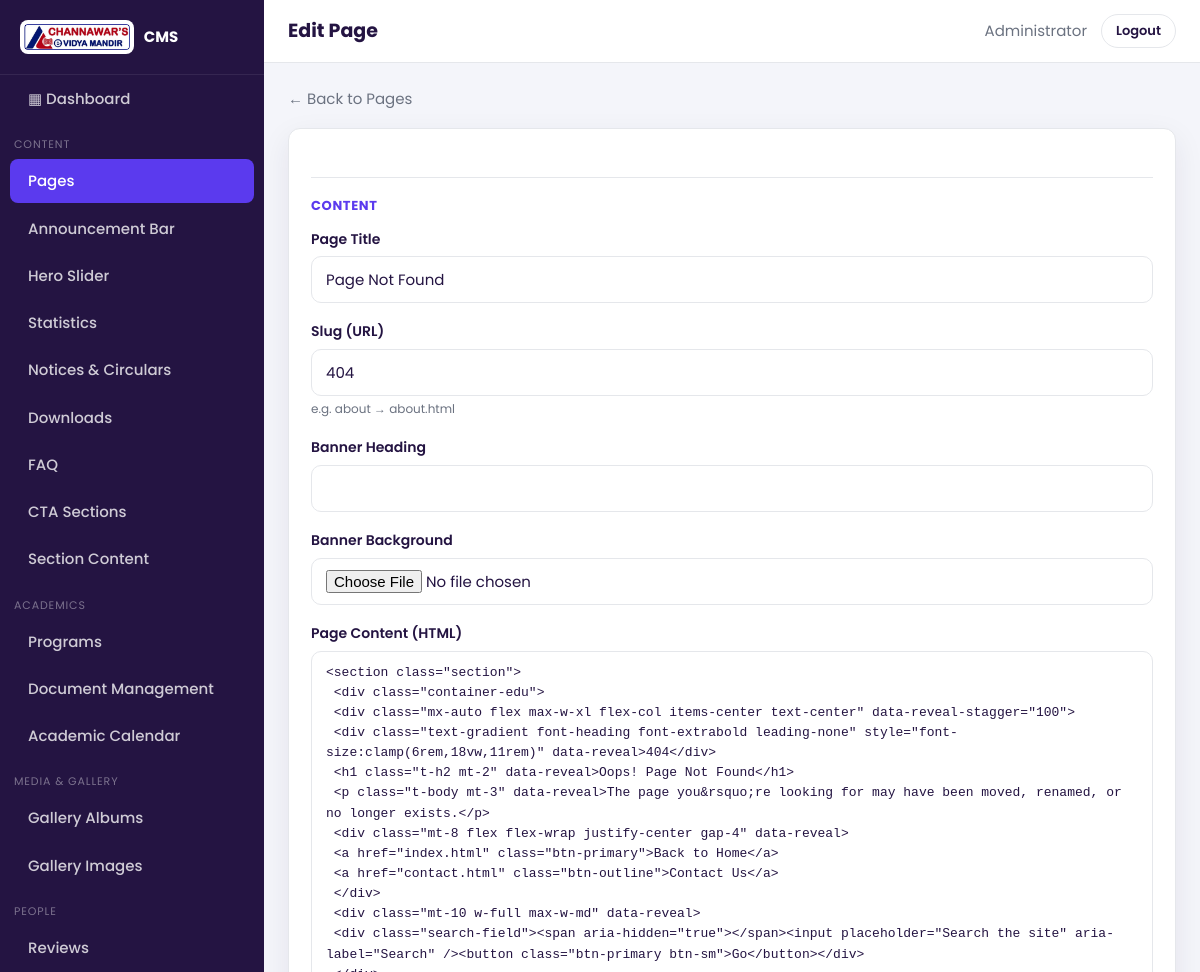
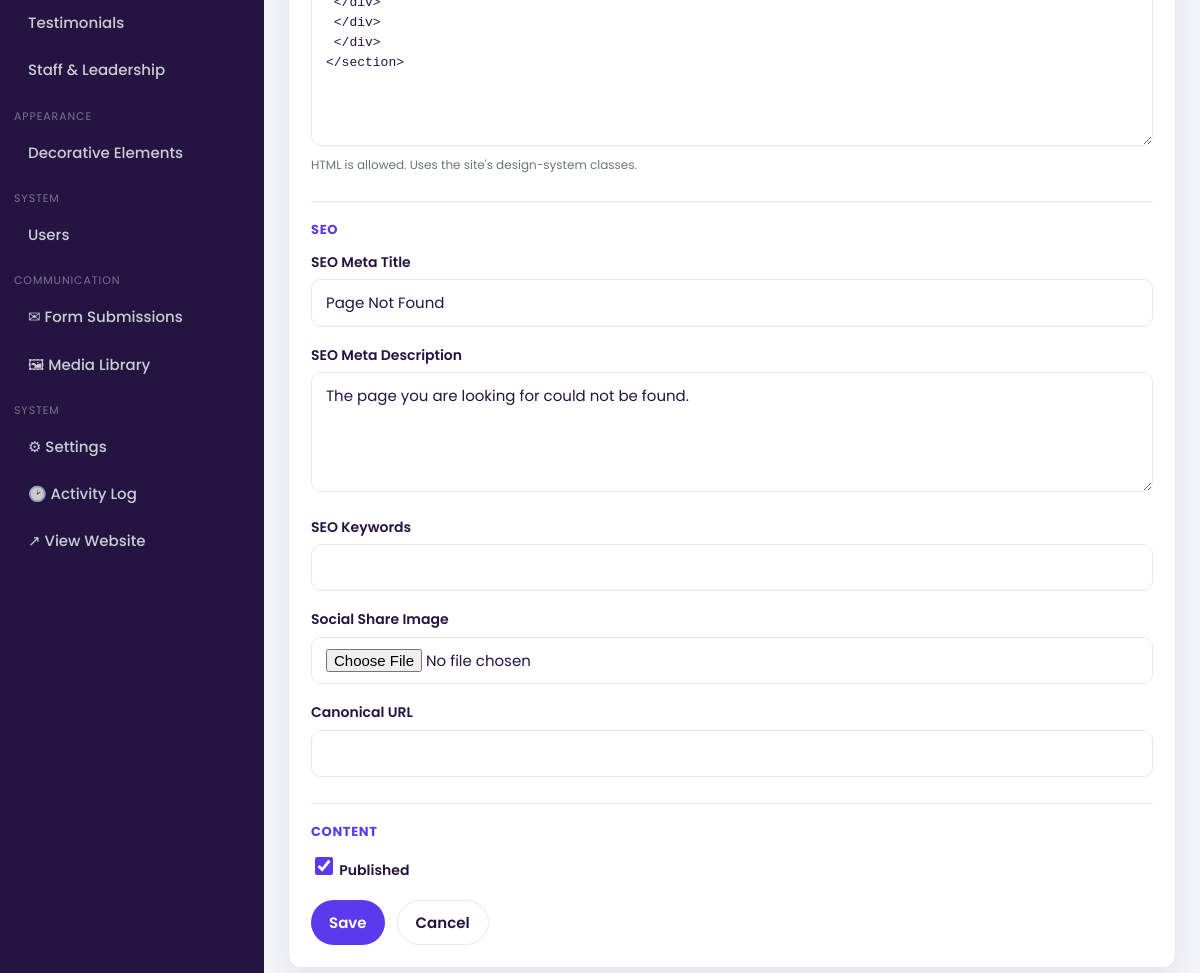
The app's page /admin/module/pages/edit/1 (signed in) with its own data (2 pictures, top to bottom).
### tables this page shows
CREATE TABLE `cevm_users` (
  `id` int(10) unsigned NOT NULL AUTO_INCREMENT,
  `name` varchar(120) NOT NULL,
  `email` varchar(190) NOT NULL,
  `password` varchar(255) NOT NULL,
  `role` enum('admin','editor') NOT NULL DEFAULT 'editor',
  `avatar` varchar(255) DEFAULT NULL,
  `is_active` tinyint(1) NOT NULL DEFAULT 1,
  `reset_token` varchar(64) DEFAULT NULL,
  `reset_expires` datetime DEFAULT NULL,
  `last_login_at` datetime DEFAULT NULL,
  `created_at` datetime DEFAULT NULL,
  `updated_at` datetime DEFAULT NULL,
  `deleted_at` datetime DEFAULT NULL,
  PRIMARY KEY (`id`),
  UNIQUE KEY `uq_users_email` (`email`),
  KEY `idx_users_active` (`is_active`)
);

CREATE TABLE `cevm_pages` (
  `id` int(10) unsigned NOT NULL AUTO_INCREMENT,
  `slug` varchar(150) NOT NULL,
  `title` varchar(190) NOT NULL,
  `banner_title` varchar(190) DEFAULT NULL,
  `banner_image` varchar(255) DEFAULT NULL,
  `body_html` longtext DEFAULT NULL,
  `meta_title` varchar(190) DEFAULT NULL,
  `meta_description` varchar(300) DEFAULT NULL,
  `meta_keywords` varchar(255) DEFAULT NULL,
  `og_image` varchar(255) DEFAULT NULL,
  `canonical` varchar(255) DEFAULT NULL,
  `is_published` tinyint(1) NOT NULL DEFAULT 1,
  `sort_order` int(11) NOT NULL DEFAULT 0,
  `created_at` datetime DEFAULT NULL,
  `updated_at` datetime DEFAULT NULL,
  `deleted_at` datetime DEFAULT NULL,
  PRIMARY KEY (`id`),
  UNIQUE KEY `uq_pages_slug` (`slug`),
  KEY `idx_pages_published` (`is_published`)
);

### app/Core/Controller.php (called while the page is built, shortened)
<?php
abstract class Controller
{
    protected function view(string $view, array $data = [], ?string $layout = null): void
    {
        View::output($view, $data, $layout);
    }
}

### app/Controllers/Admin/CrudController.php (called while the page is built, shortened)
<?php
final class CrudController extends Controller
{
    private array $module;
    private string $key;
    private GenericModel $model;
    public function __construct(string $key)
    {
        $modules = require APP_PATH . '/modules.php';
        $this->key = $key;
        $this->module = $modules[$key];
        $this->model = new GenericModel($this->module['table'], !empty($this->module['softDelete']));
    }
    public function edit(int $id): void
    {
        $row = $this->model->find($id);
        $this->renderForm($row);
    }
    private function renderForm(?array $row): void
    {
        $this->view('admin/crud/form', [
            'title' => ($row ? 'Edit ' : 'New ') . $this->module['singular'],
            'moduleKey' => $this->key,
            'module' => $this->module,
            'row' => $row,
            'options' => $this->resolveOptions(),
            'errors' => [],
        ], 'admin/layout');
    }
    private function resolveOptions(): array
    {
        $out = [];
        return $out;
    }
}

### app/helpers.php (called while the page is built, shortened)
<?php
if (!function_exists('e')) {
    function e($value): string
    {
        return htmlspecialchars((string) ($value ?? ''), ENT_QUOTES | ENT_SUBSTITUTE, 'UTF-8');
    }
}
if (!function_exists('base_url')) {
    function base_url(string $path = ''): string
    {
        return BASE_URL . ($path !== '' ? '/' . ltrim($path, '/') : '');
    }
}
if (!function_exists('admin_url')) {
    function admin_url(string $path = ''): string
    {
        return ADMIN_URL . ($path !== '' ? '/' . ltrim($path, '/') : '');
    }
}
if (!function_exists('asset')) {
    function asset(string $path): string
    {
        return BASE_URL . '/assets/' . ltrim($path, '/');
    }
}

### app/Core/Database.php (called while the page is built, shortened)
<?php
final class Database
{
    private static ?Database $instance = null;
    private ?PDO $pdo = null;
    public static function instance(): self
    {
        return self::$instance ??= new self();
    }
    public function pdo(): PDO
    {
        if ($this->pdo instanceof PDO) {
            return $this->pdo;
        }
        $dsn = sprintf('mysql:host=%s;port=%s;dbname=%s;charset=%s', DB_HOST, defined('DB_PORT') ? DB_PORT : '3306', DB_NAME, DB_CHARSET);
        $options = [
            PDO::ATTR_ERRMODE            => PDO::ERRMODE_EXCEPTION,
            PDO::ATTR_DEFAULT_FETCH_MODE => PDO::FETCH_ASSOC,
            PDO::ATTR_EMULATE_PREPARES   => false,
            PDO::ATTR_TIMEOUT            => 5,
        ];
        $delaysMs = [100, 200, 400, 800, 1200];
        $attempt = 0;
        while (true) {
            try {
                $this->pdo = new PDO($dsn, DB_USER, DB_PASS, $options);
                return $this->pdo;
            } catch (PDOException $e) {
                if ($attempt >= count($delaysMs)) {
                    throw $e;
                }
                usleep($delaysMs[$attempt] * 1000);
                $attempt++;
            }
        }
    }
    public function run(string $sql, array $params = []): PDOStatement
    {
        $stmt = $this->pdo()->prepare($sql);
        $stmt->execute($params);
        return $stmt;
    }
    public function first(string $sql, array $params = []): ?array
    {
        $row = $this->run($sql, $params)->fetch();
        return $row === false ? null : $row;
    }
    public function all(string $sql, array $params = []): array
    {
        return $this->run($sql, $params)->fetchAll();
    }
}

### app/Core/Model.php (called while the page is built, shortened)
<?php
abstract class Model
{
    protected string $table;
    protected Database $db;
    public function __construct()
    {
        $this->db = Database::instance();
    }
    protected function t(): string
    {
        return DB_PREFIX . $this->table;
    }
    private function notDeleted(string $where = ''): string
    {
        $clause = 'deleted_at IS NULL';
        return $where === '' ? "WHERE {$clause}" : "{$where} AND {$clause}";
    }
    public function find(int $id): ?array
    {
        return $this->db->first(
            "SELECT * FROM {$this->t()} " . $this->notDeleted('WHERE id = ?'),
            [$id]
        );
    }
}

### config/config.php (called while the page is built, shortened)
<?php
require_once CONFIG_PATH . '/database.php';
spl_autoload_register(static function (string $class): void {
    $relative = str_replace('\\', '/', substr($class, 4));
    $file = APP_PATH . '/' . $relative . '.php';
});
require_once APP_PATH . '/helpers.php';

### app/Models/Setting.php (called while the page is built, shortened)
<?php
final class Setting
{
    private static ?array $cache = null;
    private static function load(): array
    {
        if (self::$cache === null) {
            self::$cache = [];
            $rows = Database::instance()->all(
                'SELECT setting_key, setting_value FROM ' . DB_PREFIX . 'settings'
            );
            foreach ($rows as $r) {
                self::$cache[$r['setting_key']] = $r['setting_value'];
            }
        }
        return self::$cache;
    }
    public static function get(string $key, ?string $default = null): ?string
    {
        $all = self::load();
        return $all[$key] ?? $default;
    }
}

### app/Core/Session.php (called while the page is built, shortened)
<?php
final class Session
{
    public static function get(string $key, $default = null)
    {
        return $_SESSION[$key] ?? $default;
    }
}

### app/Core/Auth.php (called while the page is built, shortened)
<?php
final class Auth
{
    public static function user(): ?array
    {
        return Session::get(self::KEY);
    }
    public static function id(): ?int
    {
        return self::user()['id'] ?? null;
    }
    public static function role(): string
    {
        return self::user()['role'] ?? 'guest';
    }
    public static function is(string $role): bool
    {
        return self::role() === $role;
    }
    public static function refresh(): void
    {
        $user = Database::instance()->first(
            'SELECT * FROM ' . DB_PREFIX . 'users WHERE id = ? LIMIT 1', [self::id()]
        );
    }
}

### app/Views/admin/crud/form.php (the view, shortened to what this page needs)
<?php
$val = static function (string $name, $default = '') use ($row) {
    return $row[$name] ?? $default;
};
$currentGroup = null;
?>
<div class="toolbar">
  <a class="muted" href="<?= admin_url('module/' . $moduleKey) ?>">← Back to <?= e($module['label']) ?></a>
</div>
<div class="card"><div class="card__body">
<form method="post" enctype="multipart/form-data"
      action="<?= admin_url('module/' . $moduleKey . ($row && !empty($row['id']) ? '/edit/' . $row['id'] : '/create')) ?>">
  <?php foreach ($module['fields'] as $f):
      $name = $f['name'];
      $type = $f['type'] ?? 'text';
      $label = $f['label'] ?? ucfirst($name);
      $group = $f['group'] ?? 'Content';
      $value = $val($name, $f['default'] ?? '');
      if ($group !== $currentGroup) { $currentGroup = $group; echo '<div class="group-title">' . e($group) . '</div>'; }
  ?>
    <div class="field">
      <?php if ($type !== 'checkbox'): ?><label for="f_<?= e($name) ?>"><?= e($label) ?></label><?php endif; ?>
      <?php if ($type === 'textarea'): ?>
        <textarea class="textarea" id="f_<?= e($name) ?>" name="<?= e($name) ?>"><?= e((string) $value) ?></textarea>
      <?php elseif ($type === 'richtext'): ?>
        <textarea class="textarea code" id="f_<?= e($name) ?>" name="<?= e($name) ?>" rows="<?= (int) ($f['rows'] ?? 12) ?>"><?= e((string) $value) ?></textarea>
        <p class="hint">HTML is allowed. Uses the site's design-system classes.</p>
      <?php elseif ($type === 'checkbox'): ?>
        <label class="toggle"><input type="checkbox" name="<?= e($name) ?>" value="1" <?= $value ? 'checked' : '' ?>> <?= e($label) ?></label>
      <?php elseif ($type === 'image' || $type === 'file'): ?>
        <input class="input" type="file" id="f_<?= e($name) ?>" name="<?= e($name) ?>" data-preview="prev_<?= e($name) ?>"
               accept="<?= $type === 'image' ? 'image/*' : '.pdf,image/*' ?>">
      <?php elseif ($type === 'color'): ?>
        <input type="color" id="f_<?= e($name) ?>" name="<?= e($name) ?>" value="<?= e($value ?: '#5b3aee') ?>" style="height:44px;width:80px;border:1px solid var(--line);border-radius:8px">
      <?php elseif ($type === 'password'): ?>
        <input class="input" type="password" id="f_<?= e($name) ?>" name="<?= e($name) ?>" autocomplete="new-password">
      <?php else:
          $inputType = in_array($type, ['email','url','number','date','datetime','order'], true)
              ? ($type === 'order' ? 'number' : ($type === 'datetime' ? 'datetime-local' : $type))
              : 'text'; ?>
        <input class="input" type="<?= e($inputType) ?>" id="f_<?= e($name) ?>" name="<?= e($name) ?>" value="<?= e((string) $value) ?>">
      <?php endif; ?>
      <?php if (!empty($f['hint'])): ?><p class="hint"><?= e($f['hint']) ?></p><?php endif; ?>
    </div>
  <?php endforeach; ?>
  <div class="form-actions">
    <button class="btn" type="submit">Save</button>
    <a class="btn light" href="<?= admin_url('module/' . $moduleKey) ?>">Cancel</a>
  </div>
</form>
</div></div>

### app/Views/admin/layout.php (shortened to what this page needs)
<?php
$modules = require APP_PATH . '/modules.php';
$groups = [];
foreach ($modules as $key => $m) {
    $groups[$m['group']][$key] = $m;
}
$uri = $_SERVER['REQUEST_URI'] ?? '';
$logo = Setting::get('logo') ?: asset('images/logo.jpg');
?><!DOCTYPE html>
<html lang="en">
<head>
<link rel="stylesheet" href="<?= asset('admin/admin.css') ?>">
</head>
<body>
<div class="admin">
  <aside class="sidebar">
    <div class="sidebar__brand">
      <img src="<?= e($logo) ?>" alt="Logo">
      <span>CMS</span>
    </div>
    <a class="item <?= str_contains($uri, '/dashboard') ? 'active' : '' ?>" href="<?= admin_url('dashboard') ?>">▦ Dashboard</a>
    <?php foreach ($groups as $groupName => $mods): ?>
      <div class="nav-group"><?= e($groupName) ?></div>
      <?php foreach ($mods as $key => $m): ?>
        <a class="item <?= str_contains($uri, 'module/' . $key) ? 'active' : '' ?>" href="<?= admin_url('module/' . $key) ?>">
          <?= e($m['label']) ?>
        </a>
      <?php endforeach; ?>
    <?php endforeach; ?>
    <div class="nav-group">Communication</div>
    <a class="item <?= str_contains($uri, '/forms') ? 'active' : '' ?>" href="<?= admin_url('forms') ?>">✉ Form Submissions</a>
    <a class="item <?= str_contains($uri, '/media') ? 'active' : '' ?>" href="<?= admin_url('media') ?>">🖼 Media Library</a>
    <div class="nav-group">System</div>
    <?php if (Auth::is('admin')): ?>
      <a class="item <?= str_contains($uri, '/settings') ? 'active' : '' ?>" href="<?= admin_url('settings') ?>">⚙ Settings</a>
    <?php endif; ?>
    <a class="item <?= str_contains($uri, '/activity') ? 'active' : '' ?>" href="<?= admin_url('activity') ?>">🕑 Activity Log</a>
    <a class="item" href="<?= base_url() ?>" target="_blank">↗ View Website</a>
  </aside>
  <div class="main">
    <header class="topbar">
      <div style="display:flex;align-items:center;gap:12px">
        <h1><?= e($title ?? '') ?></h1>
      </div>
      <div class="right">
        <a class="muted" href="<?= admin_url('profile') ?>"><?= e(Auth::user()['name'] ?? '') ?></a>
        <a class="btn light sm" href="<?= admin_url('logout') ?>">Logout</a>
      </div>
    </header>
    <main class="content">
      <?= $content ?>
    </main>
  </div>
</div>
</body>
</html>

### assets/admin/admin.css (style rules this page uses)
:root { --p:#5b3aee;--p600:#4a2fd6;--ink:#241442;--accent:#f8bc24; --bg:#f4f5fa;--card:#fff;--line:#e5e7eb;--muted:#6b7280; --ok:#16a34a;--err:#dc2626;--radius:12px;--sb:264px; --shadow:0 10px 30px rgba(36,20,66,.08); }
* { box-sizing:border-box }
html,body { margin:0;padding:0 }
body { font-family:Poppins,system-ui,sans-serif;background:var(--bg);color:var(--ink);font-size:15px;line-height:1.55 }
a { color:var(--p);text-decoration:none }
img { max-width:100%;display:block }
.admin { display:flex;min-height:100vh }
.sidebar { width:var(--sb);background:var(--ink);color:#fff;position:fixed;inset:0 auto 0 0;display:flex;flex-direction:column;transition:transform .3s ease;z-index:50;overflow-y:auto }
.sidebar__brand { display:flex;align-items:center;gap:10px;padding:20px;border-bottom:1px solid rgba(255,255,255,.08) }
.sidebar__brand img { height:34px;width:auto;background:#fff;border-radius:8px;padding:4px }
.sidebar__brand span { font-weight:700 }
.nav-group { padding:14px 14px 4px;font-size:11px;letter-spacing:.08em;text-transform:uppercase;color:rgba(255,255,255,.4) }
.sidebar a.item { display:flex;align-items:center;gap:10px;padding:10px 18px;color:rgba(255,255,255,.78);border-radius:8px;margin:2px 10px;font-weight:500 }
.sidebar a.item.active { background:var(--p);color:#fff }
.main { flex:1;margin-left:var(--sb);min-width:0;display:flex;flex-direction:column }
.topbar { background:#fff;border-bottom:1px solid var(--line);padding:14px 24px;display:flex;align-items:center;justify-content:space-between;position:sticky;top:0;z-index:30 }
.topbar h1 { font-size:19px;margin:0 }
.topbar .right { display:flex;align-items:center;gap:14px }
.content { padding:24px;flex:1 }
.card { background:var(--card);border:1px solid var(--line);border-radius:var(--radius);box-shadow:var(--shadow) }
.card__body { padding:22px }
.btn { display:inline-flex;align-items:center;gap:8px;border:0;cursor:pointer;font:inherit;font-weight:600;padding:10px 18px;border-radius:99px;background:var(--p);color:#fff;transition:.2s }
.btn.light { background:#fff;border:1px solid var(--line);color:var(--ink) }
.btn.sm { padding:6px 14px;font-size:13px }
.field { margin-bottom:18px }
.field label { display:block;font-weight:600;margin-bottom:6px;font-size:14px }
.field .hint { color:var(--muted);font-size:12px;margin-top:4px }
.input,.select,.textarea { width:100%;padding:11px 14px;border:1px solid var(--line);border-radius:10px;font:inherit;background:#fff;color:var(--ink) }
.textarea { min-height:120px;resize:vertical }
textarea.code { font-family:ui-monospace,Consolas,monospace;font-size:13px;min-height:320px }
.toggle { display:inline-flex;align-items:center;gap:10px;cursor:pointer }
.toggle input { width:18px;height:18px;accent-color:var(--p) }
.form-actions { display:flex;gap:12px;margin-top:8px }
.group-title { font-size:13px;text-transform:uppercase;letter-spacing:.05em;color:var(--p);font-weight:700;margin:26px 0 12px;border-top:1px solid var(--line);padding-top:18px }
.toolbar { display:flex;flex-wrap:wrap;gap:12px;align-items:center;justify-content:space-between;margin-bottom:18px }
.muted { color:var(--muted) }
.right { margin-left:auto }

### records on screen
cevm_users: name "Administrator"
cevm_pages: title "Page Not Found", slug "404", body_html "<section class=\"section\"> <div class=\"container-edu\"> <div class=\"mx-auto flex max-w-xl flex-col items-center text-center\" data-reveal-stagger=\"100\"> <div class=\"text-gradient font-heading font-extrabold leading-none\" style=\"font-size:clamp(6rem,18vw,11rem)\" data-reveal>404</div> <h1 class=\"t-h2 mt-2\" data-reveal>Oops! Page Not Found</h1> <p class=\"t-body mt-3\" data-reveal>The page you&rsquo;re looking for may have been moved, renamed, or no longer exists.</p> <div class=\"mt-8 flex flex-wrap justify-center gap-4\" data-reveal> <a href=\"index.html\" class=\"btn-primary\">Back to Home</a> <a href=\"contact.html\" class=\"btn-outline\">Contact Us</a> </div> <div class=\"mt-10 w-full max-w-md\"…", meta_title "Page Not Found", meta_description "The page you are looking for could not be found."

### other values on screen
$groupName "CONTENT"
$m['label'] "Pages"
$m['label'] "Announcement Bar"
$m['label'] "Hero Slider"
$m['label'] "Statistics"
$m['label'] "Notices & Circulars"
$m['label'] "Downloads"
$m['label'] "FAQ"
$m['label'] "CTA Sections"
$m['label'] "Section Content"
$groupName "ACADEMICS"
$m['label'] "Programs"
$m['label'] "Document Management"
$m['label'] "Academic Calendar"
$groupName "MEDIA & GALLERY"
